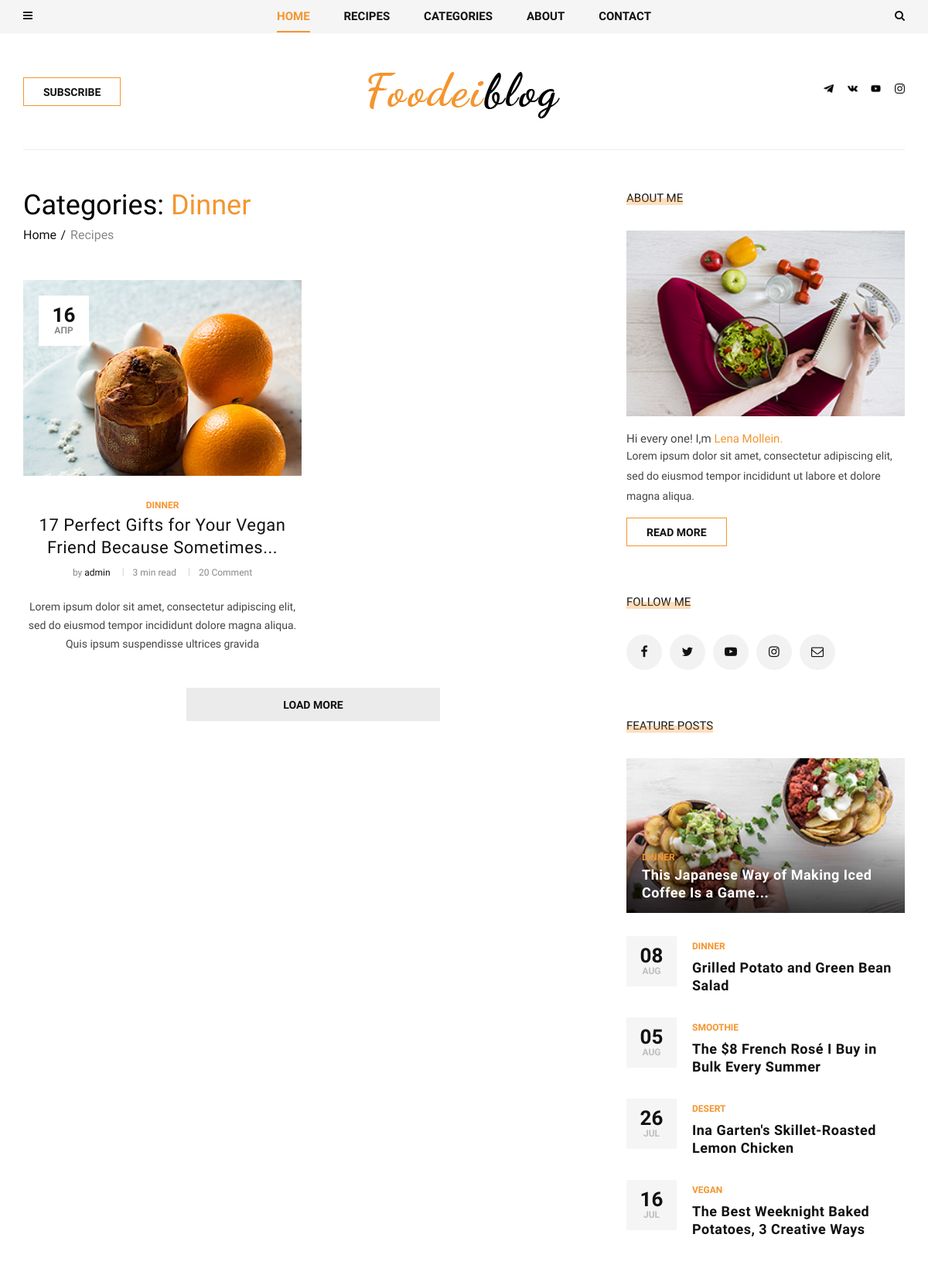
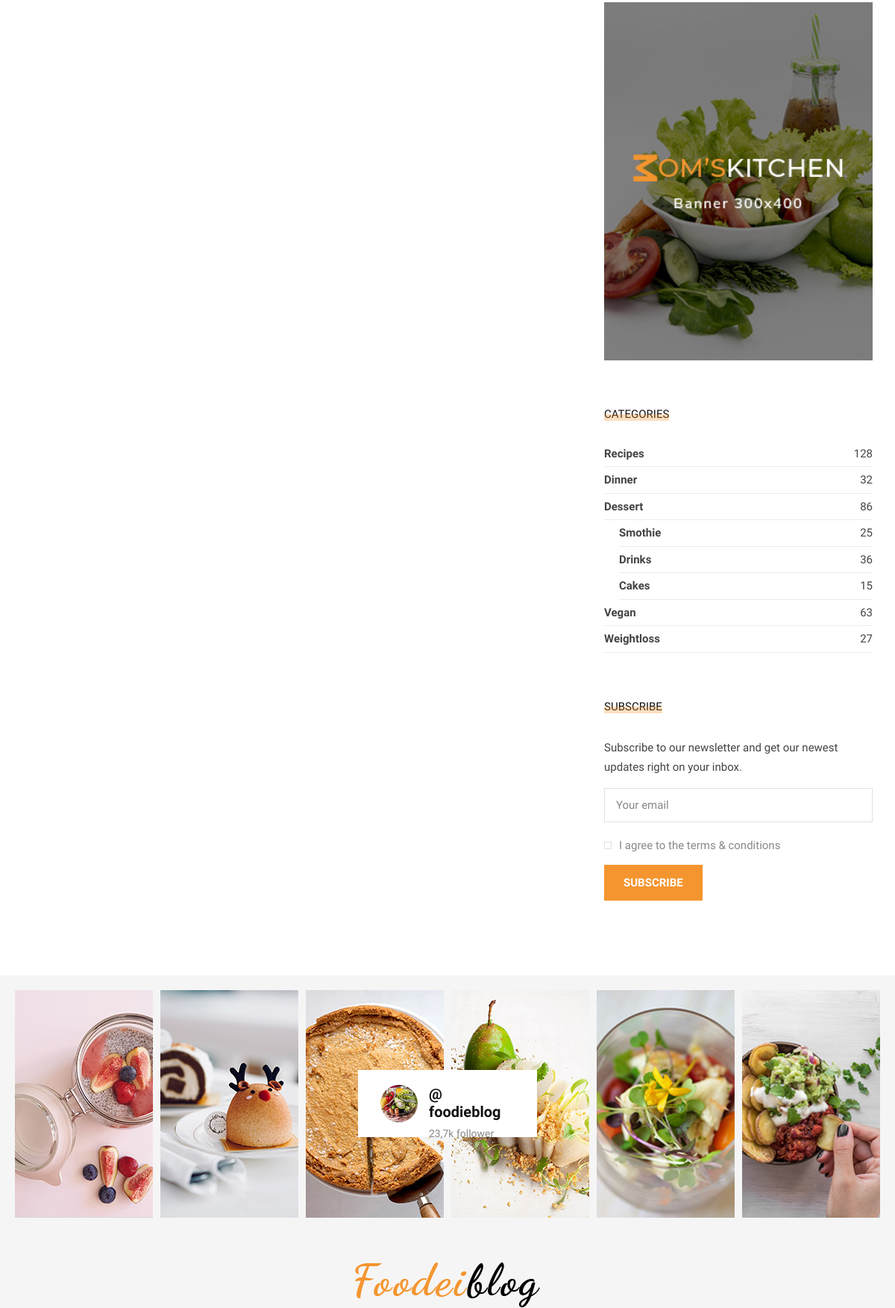
Screenshot of /dinner/ (upper part) with the database file from the repository (2 pictures, top to bottom).
### contact/models.py (models this page shows)
class Social(models.Model):
    icon = models.FileField(upload_to='icons/')
    link = models.URLField()
    alt = models.CharField(max_length=100, null=True, blank=True)

### blog/models.py (models this page shows, shortened)
class Post(models.Model):
    author = models.ForeignKey(User, related_name='posts', on_delete=models.CASCADE)
    slug = models.SlugField(max_length=200, unique=True, default='')
    title = models.CharField(max_length=200)
    image = models.ImageField(upload_to='articles/%Y/%m/%d', null=True, blank=True)
    text = models.TextField()
    category = models.ForeignKey(Category, related_name='post', on_delete=models.SET_NULL, null=True)
    tags = models.ManyToManyField(Tag, related_name='post', blank=True)
    create_at = models.DateTimeField(auto_now_add=True)  # когда была создана данная запись
    def get_absolute_url(self):
        return reverse('post_single', kwargs={'slug': self.category.slug, 'post_slug': self.slug})

class Category(MPTTModel):
    name = models.CharField(max_length=100)
    slug = models.SlugField(max_length=100, unique=True)
    parent = TreeForeignKey('self', related_name='children', on_delete=models.SET_NULL, null=True, blank=True)  # что бы были подкатегории
    def __str__(self):
        return self.name
    class MPTTMeta:
        order_insertion_by = ['name']

### blog/views.py (the view)
# urls.py: path('<slug:slug>/', views.PostListView.as_view(), name='post_list'), # путь для какой-то категории
class PostListView(ListView):
    model = Post
    def get_queryset(self) -> list:
        return Post.objects.filter(category__slug=self.kwargs['slug']).select_related('category')

### blog/templatetags/menu_tags.py (called while the page is built)
@register.inclusion_tag('blog/include/tags/top_menu.html')
def get_categories():
    category = Category.objects.all()
    return {'list_category': category}

@register.inclusion_tag('blog/include/tags/recipes_tag.html')
def get_last_posts():
    posts = Post.objects.select_related('category').order_by('-id')[:5]
    return {'list_last_post': posts}

### contact/templatetags/social_tags.py (called while the page is built)
@register.simple_tag()
def get_social_links():
    return Social.objects.all()

@register.simple_tag()
def get_about():
    return About.objects.last()

### templates/blog/post_list.html (shortened to what this page needs)
{% extends 'base.html' %}
{% block content %}
<section class="categories categories-grid spad">
    <div class="categories__post">
        <div class="container">
            <div class="categories__grid__post">
                <div class="row">
                    <div class="col-lg-8 col-md-8">
                        <div class="breadcrumb__text">
                            <h2>Categories: <span>{{ post_list.first.category.name }}</span></h2>
                            <div class="breadcrumb__option">
                                <a href="#">Home</a>
                                <span>Recipes</span>
                            </div>
                        </div>
                        <div class="row">
                            <div class="col-lg-6 col-md-6 col-sm-6">
                                {% for post in post_list %}
                                <div class="categories__post__item">
                                    {% if post.image %}
                                    <div class="categories__post__item__pic small__item set-bg"
                                         data-setbg="{{ post.image.url }}">
                                        <div class="post__meta">
                                            <h4>{{ post.create_at|date:'d' }}</h4>
                                            <span>{{ post.create_at|date:'M' }}</span>
                                        </div>
                                    </div>
                                    {% endif %}
                                    <div class="categories__post__item__text">
                                        <span class="post__label">{{ post.category }}</span>
                                        <h3><a href="{{ post.get_absolute_url }}">{{ post.title }}</a></h3>
                                        <ul class="post__widget">
                                            <li>by <span>{{ post.author }}</span></li>
                                            <li>3 min read</li>
                                            <li>20 Comment</li>
                                        </ul>
                                        <p>{{ post.text|truncatewords:21|linebreaks }}</p>
                                    </div>
                                </div>
                                {% endfor %}
                            </div>
                            <div class="col-lg-12 text-center">
                                <div class="load__more__btn">
                                    <a href="#">Load more</a>
                                </div>
                            </div>
                        </div>
                    </div>
                    <div class="col-lg-4 col-md-4">
                        <div class="sidebar__item">
                            <div class="sidebar__about__item">
                                <div class="sidebar__item__title">
                                    <h6>About me</h6>
                                </div>
                                <img src="img/sidebar/sidebar-about.jpg" alt="">
                                <h6>Hi every one! I,m <span>Lena Mollein.</span></h6>
                                <p>Lorem ipsum dolor sit amet, consectetur adipiscing elit, sed do eiusmod tempor
                                    incididunt ut labore et dolore magna aliqua.</p>
                                <a href="#" class="primary-btn">Read more</a>
                            </div>
                            <div class="sidebar__follow__item">
                                <div class="sidebar__item__title">
                                    <h6>Follow me</h6>
                                </div>
                                <div class="sidebar__item__follow__links">
                                    <a href="#"><i class="fa fa-facebook"></i></a>
                                    <a href="#"><i class="fa fa-twitter"></i></a>
                                    <a href="#"><i class="fa fa-youtube-play"></i></a>
                                    <a href="#"><i class="fa fa-instagram"></i></a>
                                    <a href="#"><i class="fa fa-envelope-o"></i></a>
                                </div>
                            </div>
                            <div class="sidebar__feature__item">
                                <div class="sidebar__item__title">
                                    <h6>Feature Posts</h6>
                                </div>
                                <div class="sidebar__feature__item__large set-bg"
                                     data-setbg="img/sidebar/feature-post.jpg">
                                    <div class="sidebar__feature__item__large--text">
                                        <span>Dinner</span>
                                        <h5><a href="#">This Japanese Way of Making Iced Coffee Is a Game...</a>
                                        </h5>
                                    </div>
                                </div>
                                <div class="sidebar__feature__item__list">
                                    <div class="sidebar__feature__item__list__single">
                                        <div class="post__meta">
                                            <h4>08</h4>
                                            <span>Aug</span>
                                        </div>
                                        <div class="post__text">
                                            <span>Dinner</span>
                                            <h5><a href="#">Grilled Potato and Green Bean Salad</a></h5>
                                        </div>
                                    </div>
                                    <div class="sidebar__feature__item__list__single">
                                        <div class="post__meta">
                                            <h4>05</h4>
                                            <span>Aug</span>
                                        </div>
                                        <div class="post__text">
                                            <span>Smoothie</span>
                                            <h5><a href="#">The $8 French Rosé I Buy in Bulk Every Summer</a></h5>
                                        </div>
                                    </div>
                                    <div class="sidebar__feature__item__list__single">
                                        <div class="post__meta">
                                            <h4>26</h4>
                                            <span>jul</span>
                                        </div>
                                        <div class="post__text">
                                            <span>Desert</span>
                                            <h5><a href="#">Ina Garten's Skillet-Roasted Lemon Chicken</a></h5>
                                        </div>
                                    </div>
                                    <div class="sidebar__feature__item__list__single">
                                        <div class="post__meta">
                                            <h4>16</h4>
                                            <span>jul</span>
                                        </div>
                                        <div class="post__text">
                                            <span>Vegan</span>
                                            <h5><a href="#">The Best Weeknight Baked Potatoes, 3 Creative Ways</a>
                                            </h5>
                                        </div>
                                    </div>
                                </div>
                            </div>
                            <div class="sidebar__item__banner">
                                <img src="img/sidebar/banner.jpg" alt="">
                            </div>
                            <div class="sidebar__item__categories">
                                <div class="sidebar__item__title">
                                    <h6>Categories</h6>
                                </div>
                                <ul>
                                    <li><a href="#">Recipes <span>128</span></a></li>
                                    <li><a href="#">Dinner <span>32</span></a></li>
                                    <li><a href="#">Dessert <span>86</span></a></li>
                                    <li class="p-left"><a href="#">Smothie <span>25</span></a></li>
                                    <li class="p-left"><a href="#">Drinks <span>36</span></a></li>
                                    <li class="p-left"><a href="#">Cakes <span>15</span></a></li>
                                    <li><a href="#">Vegan <span>63</span></a></li>
                                    <li><a href="#">Weightloss <span>27</span></a></li>
                                </ul>
                            </div>
                            <div class="sidebar__subscribe__item">
                                <div class="sidebar__item__title">
                                    <h6>Subscribe</h6>
                                </div>
                                <p>Subscribe to our newsletter and get our newest updates right on your inbox.</p>
                                <form action="#">
                                    <input type="text" class="email-input" placeholder="Your email">
                                    <label for="s-agree-check">
                                        I agree to the terms & conditions
                                        <span class="checkmark"></span>
                                    </label>
                                    <button type="submit" class="site-btn">Subscribe</button>
                                </form>
                            </div>
                        </div>
                    </div>
                </div>
            </div>
        </div>
    </div>
</section>
{% endblock content %}

### templates/header.html
{% load static social_tags %}
<header class="header">
    <div class="header__top">
        <div class="container">
            <div class="row">
                <div class="col-lg-2 col-md-1 col-6 order-md-1 order-1">
                    <div class="header__humberger">
                        <i class="fa fa-bars humberger__open"></i>
                    </div>
                </div>
                <div class="col-lg-8 col-md-10 order-md-2 order-3">
                    {% include 'blog/include/nav/top_nav.html' %}
                </div>
                <div class="col-lg-2 col-md-1 col-6 order-md-3 order-2">
                    <div class="header__search">
                        <i class="fa fa-search search-switch"></i>
                    </div>
                </div>
            </div>
        </div>
    </div>
    <div class="container">
        <div class="row">
            <div class="col-lg-3 col-md-3">
                <div class="header__btn">
                    <a href="./signin.html" class="primary-btn">Subscribe</a>
                </div>
            </div>
            <div class="col-lg-6 col-md-6">
                <div class="header__logo">
                    <a href="/"><img src="{% static 'img/logo.png' %}" alt=""></a>
                </div>
            </div>
            <div class="col-lg-3 col-md-3">
                <div class="header__social">
                    {% get_social_links as social_link %}
                        {% for item in social_link %}
                        <a href="{{ item.link }}" target="_blank">
                            {% if item.icon %}
                            <img class="social_header_img" src="{{ item.icon.url }}" alt="">
                            {% endif %}
                        </a>
                        {% endfor %}
                </div>
            </div>
        </div>
    </div>
</header>

### rows the page displays
Social: icon (picture)
Social: icon (picture)
Social: icon (picture)
Social: icon (picture)
Post: first.category.name "Dinner", create_at "16", create_at "АПР", category "DINNER", title "17 Perfect Gifts for Your Vegan Friend Because Sometimes...", author "admin", text "Lorem ipsum dolor sit amet, consectetur adipiscing elit, sed do eiusmod tempor incididunt dolore magna aliqua. Quis ipsum suspendisse ultrices gravida"
